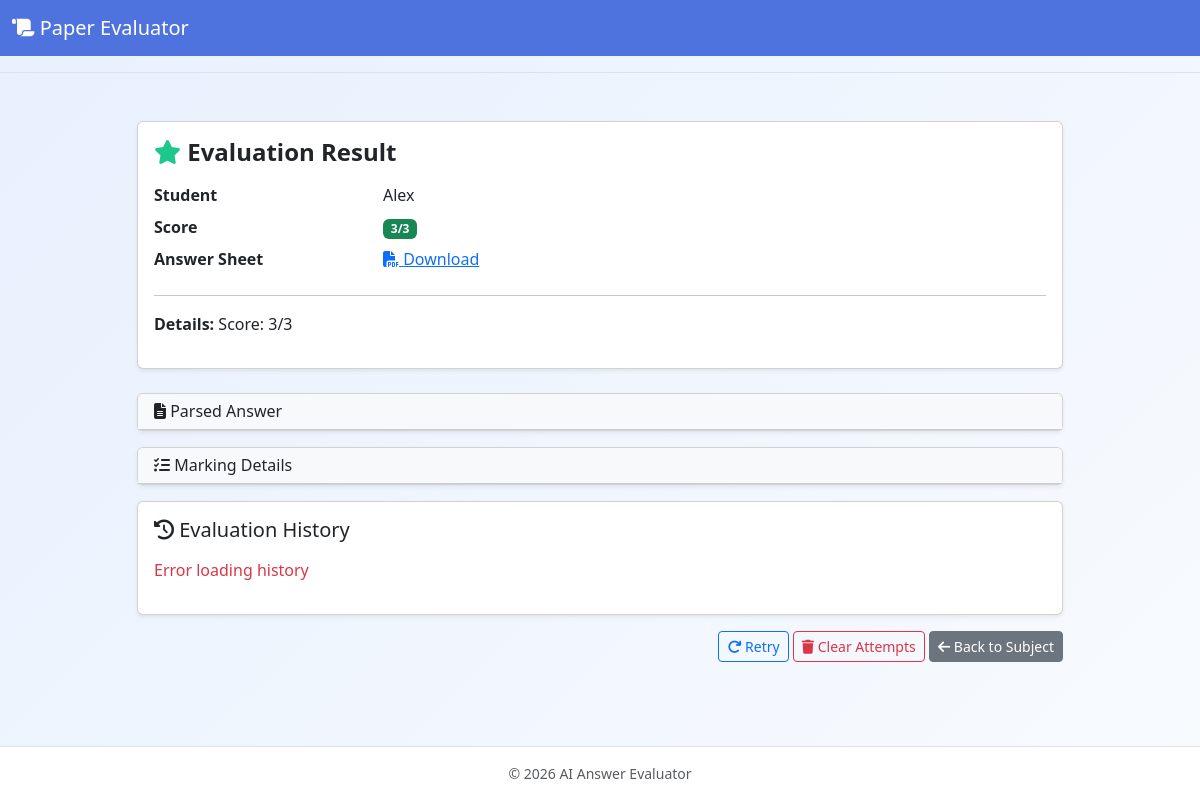
Before: /result/1 with the older database file.
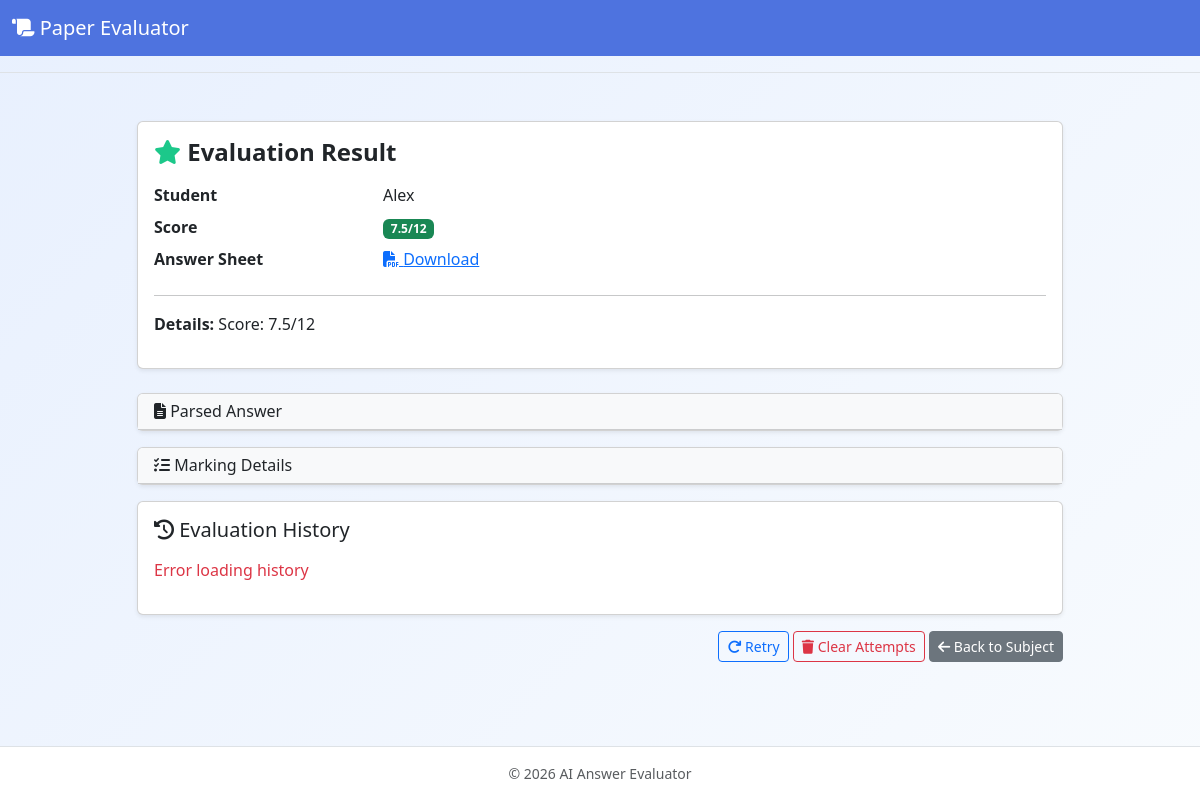
After: the same page with the newer database file.
### server.py (models this page shows)
class Evaluation(db.Model):
    id = db.Column(db.Integer, primary_key=True)
    subject_id = db.Column(db.Integer, db.ForeignKey('subject.id'), nullable=False)
    student_name = db.Column(db.String(120))
    score = db.Column(db.String(100))
    answer_path = db.Column(db.String(500))
    created_at = db.Column(db.DateTime, default=lambda: datetime.now(timezone.utc))
    result_text = db.Column(db.Text)
    answer_parsing = db.Column(db.Text)  # parsed answer from student's PDF
    markings = db.Column(db.Text)  # LLM response with detailed markings (JSON)
    eval_history = db.Column(db.Text, default='[]')

### server.py (the view)
@app.route('/result/<int:eval_id>')
def show_result(eval_id):
    evaluation = Evaluation.query.get_or_404(eval_id)
    return render_template('evaluation_result.html', evaluation=evaluation)

### server.py (called while the page is built)
def now():
    return datetime.now(timezone.utc)

@app.context_processor
def inject_now():
    return {'now': now}

### templates/evaluation_result.html (shortened to what this page needs)
{% extends 'layout.html' %}
{% block content %}
<div class="row justify-content-center">
  <div class="col-md-10">
    <div class="card shadow-sm mb-4">
      <div class="card-body">
        <h4 class="card-title mb-3"><i class="fa-solid fa-star text-accent"></i> Evaluation Result</h4>
        <dl class="row">
          <dt class="col-sm-3">Student</dt><dd class="col-sm-9">{{ evaluation.student_name }}</dd>
          <dt class="col-sm-3">Score</dt><dd class="col-sm-9"><span class="badge bg-success">{{ evaluation.score }}</span></dd>
          <dt class="col-sm-3">Answer Sheet</dt><dd class="col-sm-9"><a href="{{ url_for('uploaded_file', filename=evaluation.answer_path) }}" target="_blank"><i class="fa-solid fa-file-pdf"></i> Download</a></dd>
        </dl>
        <hr>
        <p><strong>Details:</strong> {{ evaluation.result_text }}</p>
      </div>
    </div>
    {% if evaluation.answer_parsing %}
    <div class="card shadow-sm mb-3">
      <div class="card-header bg-light cursor-pointer" data-bs-toggle="collapse" data-bs-target="#answer-parsing" aria-expanded="false">
        <h6 class="mb-0"><i class="fa-solid fa-file-lines"></i> Parsed Answer</h6>
      </div>
    </div>
    {% endif %}
    {% if evaluation.markings %}
    <div class="card shadow-sm mb-3">
      <div class="card-header bg-light cursor-pointer" data-bs-toggle="collapse" data-bs-target="#markings" aria-expanded="false">
        <h6 class="mb-0"><i class="fa-solid fa-list-check"></i> Marking Details</h6>
      </div>
    </div>
    {% endif %}
    <div class="card shadow-sm">
      <div class="card-body">
        <h5 class="card-title mb-3"><i class="fa-solid fa-history"></i> Evaluation History</h5>
        <div id="history-container" class="list-group">
        </div>
      </div>
    </div>
    <div class="text-end mt-3">
      <button class="btn btn-outline-primary btn-sm retry-btn-result" data-eval-id="{{ evaluation.id }}" id="retry-result-btn">
        <i class="fa-solid fa-arrow-rotate-right"></i> Retry
      </button>
      <form method="post" action="{{ url_for('clear_attempts', eval_id=evaluation.id) }}" style="display:inline-block;" onsubmit="return confirm('Clear all attempts and reset the evaluation? This cannot be undone.');">
        <button class="btn btn-outline-danger btn-sm" type="submit">
          <i class="fa-solid fa-trash"></i> Clear Attempts
        </button>
      </form>
      <a href="{{ url_for('view_subject', subj_id=evaluation.subject_id) }}" class="btn btn-secondary btn-sm">
        <i class="fa-solid fa-arrow-left"></i> Back to Subject
      </a>
    </div>
  </div>
</div>
{% endblock %}

Changed rows visible on the page:
changed Evaluation "Alex": score "3/3" → "7.5/12"; result_text "Score: 3/3" → "Score: 7.5/12"
